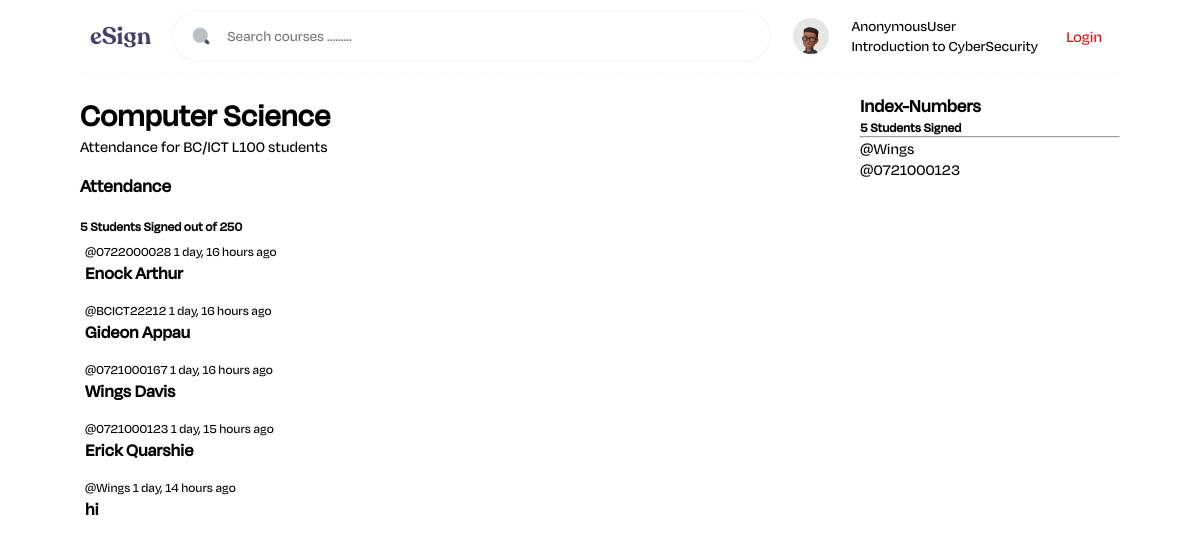
/project/7/, run on the app's committed database.
### app/models.py (models this page shows, shortened)
class Project(models.Model):
    admin = models.ForeignKey(User, on_delete=models.SET_NULL, null=True)
    name = models.CharField(max_length=200)
    task = models.ForeignKey(Task, on_delete=models.SET_NULL, null=True)
    description = models.TextField(null=True, blank=True)
    followers = models.ManyToManyField(User, related_name='followers', blank=True)
    updated = models.DateTimeField(auto_now=True)
    created = models.DateTimeField(auto_now_add=True)
    class meta:
        ordering = ['-created']

class Task(models.Model):
    name = models.CharField(max_length=200)

class Chat(models.Model):
    user = models.ForeignKey(User, on_delete=models.CASCADE)
    project = models.ForeignKey(Project, on_delete=models.CASCADE)
    body = models.TextField()
    updated = models.DateTimeField(auto_now=True)
    created = models.DateTimeField(auto_now_add=True)

### app/views.py (the view, shortened to what this page needs)
# urls.py: path('project/<str:pk>/', views.project, name = 'project'),
def project(request, pk):
    project = Project.objects.get(id = pk)
    chats = project.chat_set.all()
    followers = project.followers.all()
    student_count = chats.count()
    content = {'project' : project, 'chats' : chats, 'followers' : followers, 'student_count' : student_count}
    return render(request, 'docs/project.html', content)

### app/templates/docs/project.html (shortened to what this page needs)
{% extends 'index.html' %}
{% block content %}
<div class = 'project'>
    <div>
        <h1>{{project.name}}</h1>
        <p style="margin-bottom: 1em">{{project.description}}</p>
        <div class = 'comments'>
            <h3 style="margin-bottom: 1em">Attendance</h3>
            <h5>{{student_count}} Students Signed out of 250</h5>
            {% for chat in chats %}
                <div style="padding:5px; padding-bottom: 10px; border: 2px solid dashed #fafafa;">
                    <small>@{{chat.user}} {{chat.created|timesince}} ago</small>
                    <b><p style="font-size:18px;">{{chat.body}}</p></b>
                </div>
            {% endfor %}
        </div>
    </div>
    <div>
        <h3>Index-Numbers</h3> <h5>{{student_count}} Students Signed</h5>
        <hr>
        {% for cobuilder in followers %}
            <div>
                <p>@{{cobuilder.username}}</p>
            </div>
        {% endfor %}
{% endblock content %}

### design/index.html (shortened to what this page needs)
<!DOCTYPE html>
{% load static %}
<html lang="en">
  <head>
    <link rel="stylesheet" type="text/css" media="screen" href="{% static '../static/styles/style.css' %}">
    <link rel="stylesheet" type="text/css" media="screen" href="{% static '../static/styles/authentication.css' %}">
  <body>
    {% include 'neutral.html' %}
    {% block content %}{% endblock content %}
  </body>
</html>

### design/neutral.html
<nav class="topnav">
    <a href="/" style="font-family: recoleta; font-size:24px">eSign</a>
    <form method="GET" action="{% url 'module' %}" class="search">
        <img src="/static/images/search_96px.png" alt="logo" class="logo">
        <input type="text" name='q' placeholder="Search courses .........">
    </form>
    <div class="details">
        <img src="/static/images/Ellipse.png" alt="" class="avatar">
        <span>
            <p class="title">{{request.user}}</p>
            <p class="subtitle">{{project.task.name}}</p>
        </span>
    </div>
    <div class="actions">
        {% if request.user.is_authenticated %}
        <a href="{% url 'credlogout' %}" class="logout">Logout</a>
        {% else %}
        <a href="{% url 'credlogin' %}" class="logout">Login</a>
        {% endif %}
    </div>
</nav>

### static/styles/style.css (style rules this page uses)
* { padding: 0; margin: 0; box-sizing: border-box; font-family: "Degular Display", system-ui, -apple-system, BlinkMacSystemFont, "Segoe UI", Roboto, Oxygen, Ubuntu, Cantarell, "Open Sans", "Helvetica Neue", sans-serif; transition: 200ms ease; }
html { scroll-behavior: smooth; }
body { padding: 0 80px; }
a { text-decoration: none; color: #41416e; }
.topnav { display: flex; align-items: center; justify-content: space-between; width: 100%; margin-bottom: 20px; position: sticky; top: 0px; background: #fff; z-index: 2; padding: 10px; transition: 200ms ease-in-out; border-bottom: 1.5px dashed #fafafa; }
.topnav .logo { height: 40px; margin-right: 8px; }
.topnav .search { display: flex; align-items: center; position: relative; }
.topnav .search img { height: 20px; width: 20px; position: absolute; left: 20px; }
.topnav .search input { width: 600px; height: 32px; padding: 24px 54px; border: 2px solid #f9f9f9; outline: none; border-radius: 30px; transition: 200ms ease; font-size: 15px; }
.topnav .details { display: flex; align-items: center; justify-content: center; gap: 20px; }
.topnav .details .avatar { height: 40px; width: 40px; }
.topnav .details p { font-size: 15px; }
.topnav .actions .logout { color: red; background: transparent; border: none; padding: 8px; text-decoration: none; }

### app/templates/docs/project.html (style rules this page uses)
.project { display : grid; grid-template-columns : 3fr 1fr; }

### data on the page
Project: task.name "Introduction to CyberSecurity", name "Computer Science", description "Attendance for BC/ICT L100 students"
Chat: user "0722000028", created "1 day, 16 hours", body "Enock Arthur"
Chat: user "BCICT22212", created "1 day, 16 hours", body "Gideon Appau"
Chat: user "0721000167", created "1 day, 16 hours", body "Wings Davis"
Chat: user "0721000123", created "1 day, 15 hours", body "Erick Quarshie"
Chat: user "Wings", created "1 day, 14 hours", body "hi"

### other printed values
{{ request.user }} "AnonymousUser"
{{ student_count }} "5"
{{ cobuilder.username }} "Wings"
{{ cobuilder.username }} "0721000123"
